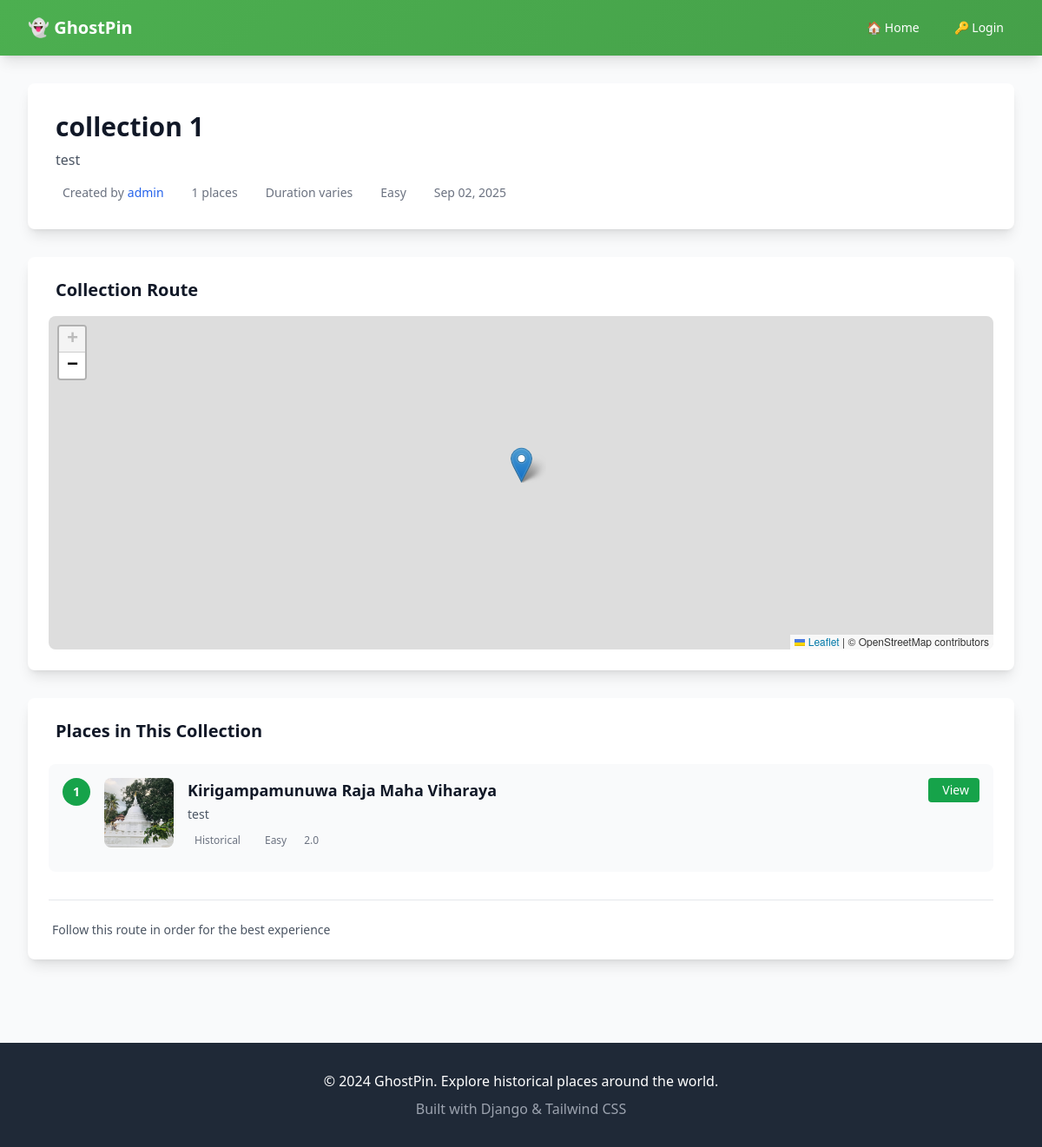
Screenshot of /collection/1/ with the database file from the repository.
### places/models.py (models this page shows, shortened)
class PlaceCollection(models.Model):
    DIFFICULTY_CHOICES = [
        ('easy', 'Easy'),
        ('moderate', 'Moderate'),
        ('challenging', 'Challenging'),
    ]
    name = models.CharField(max_length=200)
    description = models.TextField()
    created_by = models.ForeignKey(User, on_delete=models.CASCADE)
    places = models.ManyToManyField(Place, through='CollectionPlace')
    is_public = models.BooleanField(default=True)
    estimated_duration = models.DurationField(null=True, blank=True)
    difficulty = models.CharField(max_length=20, choices=DIFFICULTY_CHOICES, default='easy')
    created_at = models.DateTimeField(auto_now_add=True)
    class Meta:
        ordering = ['-created_at']

class CollectionPlace(models.Model):
    collection = models.ForeignKey(PlaceCollection, on_delete=models.CASCADE)
    place = models.ForeignKey(Place, on_delete=models.CASCADE)
    order = models.PositiveIntegerField()
    notes = models.TextField(blank=True)
    created_at = models.DateTimeField(auto_now_add=True)
    class Meta:
        ordering = ['order']
        unique_together = ['collection', 'place']

class Place(models.Model):
    STATUS_CHOICES = [
        ('pending', 'Pending'),
        ('approved', 'Approved'),
        ('rejected', 'Rejected'),
    ]
    CATEGORY_CHOICES = [
        ('historical', 'Historical'),
        ('natural', 'Natural'),
        ('urban', 'Urban'),
        ('mysterious', 'Mysterious'),
        ('other', 'Other'),
    ]
    DIFFICULTY_CHOICES = [
        ('easy', 'Easy'),
        ('moderate', 'Moderate'),
        ('challenging', 'Challenging'),
    ]
    SAFETY_CHOICES = [
        (1, '⭐ Very Unsafe'),
        (2, '⭐⭐ Unsafe'),
        (3, '⭐⭐⭐ Neutral'),
        (4, '⭐⭐⭐⭐ Safe'),
        (5, '⭐⭐⭐⭐⭐ Very Safe'),
    ]
    name = models.CharField(max_length=200)
    description = models.TextField()
    legends_stories = models.TextField(blank=True)
    latitude = models.FloatField()
    longitude = models.FloatField()
    image = models.ImageField(upload_to='places/', null=True, blank=True)
    category = models.CharField(max_length=50, choices=CATEGORY_CHOICES, default='other')
    category_icon = models.CharField(max_length=50, default='📍')
    difficulty = models.CharField(max_length=20, choices=DIFFICULTY_CHOICES, default='easy')
    accessibility_info = models.TextField(blank=True)
    best_time_to_visit = models.CharField(max_length=100, blank=True)
    safety_rating = models.IntegerField(choices=SAFETY_CHOICES, default=3)
    created_by = models.ForeignKey(User, on_delete=models.CASCADE)
    status = models.CharField(max_length=20, choices=STATUS_CHOICES, default='pending')
    approval_votes = models.IntegerField(default=0)
    rejection_votes = models.IntegerField(default=0)
    visit_count = models.IntegerField(default=0)
    created_at = models.DateTimeField(auto_now_add=True)
    updated_at = models.DateTimeField(auto_now=True)
    class Meta:
        ordering = ['-created_at']
    @property
    def average_rating(self):
        ratings = self.comments.filter(rating__isnull=False)
        if ratings.exists():
            return ratings.aggregate(models.Avg('rating'))['rating__avg']
        return 0

### places/views.py (the view)
# urls.py: path('collection/<int:pk>/', views.collection_detail, name='collection_detail'),
def collection_detail(request, pk):
    collection = get_object_or_404(PlaceCollection, pk=pk)
    if not collection.is_public and collection.created_by != request.user:
        raise Http404("Collection not found")
    collection_places = CollectionPlace.objects.filter(
        collection=collection
    ).select_related('place').order_by('order')
    return render(request, 'collection_detail.html', {
        'collection': collection,
        'collection_places': collection_places
    })

### templates/collection_detail.html (shortened to what this page needs)
{% extends 'base.html' %}
{% block content %}
<div class="max-w-6xl mx-auto">
    <div class="bg-white rounded-lg shadow-lg p-8 mb-8">
        <div class="flex flex-col lg:flex-row justify-between items-start lg:items-center space-y-4 lg:space-y-0">
            <div class="flex-1">
                <h1 class="text-3xl font-bold text-gray-900 mb-2">{{ collection.name }}</h1>
                <p class="text-gray-600 mb-4">{{ collection.description }}</p>
                <div class="flex flex-wrap items-center gap-6 text-sm text-gray-500">
                    <span class="flex items-center">
                        Created by <a href="{% url 'profile' collection.created_by.username %}" class="text-blue-600 hover:text-blue-800 ml-1">{{ collection.created_by.username }}</a>
                    </span>
                    <span class="flex items-center">
                        {{ collection_places.count }} places
                    </span>
                    <span class="flex items-center">
                        {% if collection.estimated_duration %}
                            {{ collection.estimated_duration }}
                        {% else %}
                            Duration varies
                        {% endif %}
                    </span>
                    <span class="flex items-center">
                        {{ collection.get_difficulty_display }}
                    </span>
                    <span class="flex items-center">
                        {{ collection.created_at|date:"M d, Y" }}
                    </span>
                </div>
            </div>
        </div>
    </div>
    <div class="bg-white rounded-lg shadow-lg p-6 mb-8">
        <h2 class="text-xl font-bold text-gray-900 mb-4">
            Collection Route
        </h2>
        <div id="collection-map" class="w-full h-96 rounded-lg"></div>
    </div>
    <div class="bg-white rounded-lg shadow-lg p-6">
        <h2 class="text-xl font-bold text-gray-900 mb-6">
            Places in This Collection
        </h2>
        {% if collection_places %}
            <div class="space-y-6">
                {% for collection_place in collection_places %}
                    <div class="flex items-start space-x-4 p-4 bg-gray-50 rounded-lg hover:bg-gray-100 transition-colors">
                        <div class="flex-shrink-0 w-8 h-8 bg-green-600 text-white rounded-full flex items-center justify-center font-bold text-sm">
                            {{ collection_place.order }}
                        </div>
                        <div class="flex-shrink-0">
                            {% if collection_place.place.image %}
                                <img src="{{ collection_place.place.image.url }}" alt="{{ collection_place.place.name }}"
                                     class="w-20 h-20 rounded-lg object-cover">
                            {% else %}
                                <div class="w-20 h-20 bg-gradient-to-br from-green-400 to-blue-500 rounded-lg flex items-center justify-center text-2xl">
                                    {{ collection_place.place.category_icon }}
                                </div>
                            {% endif %}
                        </div>
                        <div class="flex-1 min-w-0">
                            <h3 class="text-lg font-semibold text-gray-900 mb-1">
                                <a href="{% url 'place_detail' collection_place.place.pk %}"
                                   class="hover:text-green-600 transition-colors">
                                    {{ collection_place.place.name }}
                                </a>
                            </h3>
                            <p class="text-gray-600 text-sm mb-2">{{ collection_place.place.description|truncatewords:25 }}</p>
                            <div class="flex flex-wrap items-center gap-4 text-xs text-gray-500 mb-2">
                                <span class="bg-{{ collection_place.place.category }}-100 text-{{ collection_place.place.category }}-800 px-2 py-1 rounded-full">
                                    {{ collection_place.place.get_category_display }}
                                </span>
                                <span class="flex items-center">
                                    {{ collection_place.place.get_difficulty_display }}
                                </span>
                                {% if collection_place.place.average_rating > 0 %}
                                    <span class="flex items-center">
                                        {{ collection_place.place.average_rating|floatformat:1 }}
                                    </span>
                                {% endif %}
                            </div>
                        </div>
                        <div class="flex-shrink-0 flex flex-col space-y-2">
                            <a href="{% url 'place_detail' collection_place.place.pk %}"
                               class="bg-green-600 hover:bg-green-700 text-white px-3 py-1 rounded text-sm transition-colors">
                                 View
                            </a>
                        </div>
                    </div>
                {% endfor %}
            </div>
            <div class="mt-8 pt-6 border-t border-gray-200">
                <div class="flex flex-col sm:flex-row justify-between items-center space-y-4 sm:space-y-0">
                    <div class="text-sm text-gray-600">
                        Follow this route in order for the best experience
                    </div>
                </div>
            </div>
        {% else %}
            <div class="text-center py-12">
                <i class="fas fa-map-marker-alt text-6xl text-gray-300 mb-4"></i>
                <h3 class="text-xl font-medium text-gray-900 mb-2">No places in this collection</h3>
                <p class="text-gray-500">This collection is empty or still being created.</p>
            </div>
        {% endif %}
    </div>
</div>
{% endblock %}

### rows the page displays
PlaceCollection: name "collection 1", description "test", created_by.username "admin", difficulty "Easy", created_at "Sep 02, 2025"
CollectionPlace: order "1", place.image (picture), place.name "Kirigampamunuwa Raja Maha Viharaya", place.description "test", place.category "Historical", place.difficulty "Easy", place.average_rating "2.0"

### other values shown
{{ collection_places.count }} "1"
